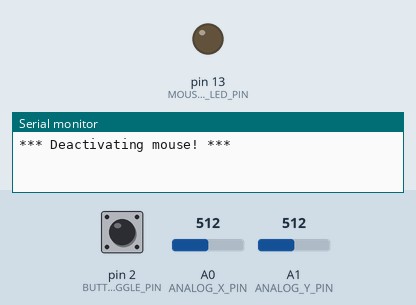
This sketch was run on a simulated Arduino Leonardo, built with avr-gcc and run on an emulated ATmega32U4. Parts: output pins drawn as LEDs (lit = HIGH), the last lines printed to the serial monitor. The test bench sets the inputs (shaded band); at power-on: pin 2 (BUTTON_MOUSE_TOGGLE_PIN) HIGH, A0 (ANALOG_X_PIN) = 512, A1 (ANALOG_Y_PIN) = 512. USB keyboard and mouse output is not drawn.

Above: at 1.2 s.
1.3 s: pin 2 (BUTTON_MOUSE_TOGGLE_PIN) pulled LOW for 0.15 s
At 1.9 s:
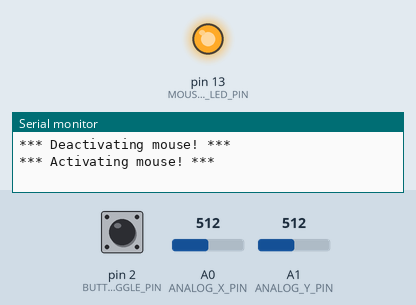
2.9 s: pin 2 (BUTTON_MOUSE_TOGGLE_PIN) pulled LOW for 1 s
At 3.5 s:
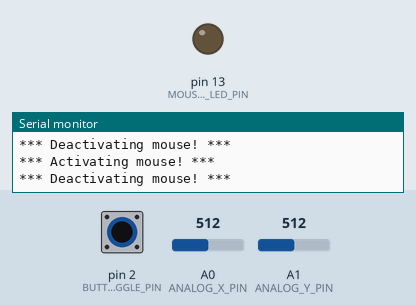
5.4 s: pin 2 (BUTTON_MOUSE_TOGGLE_PIN) pulled LOW for 3.2 s
At 6.7 s:
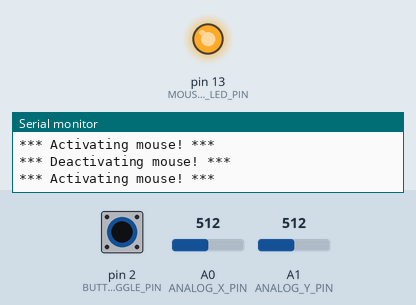
Timing chart, 0 to 8.4 s (numbered marks = the images above; inputs shaded):
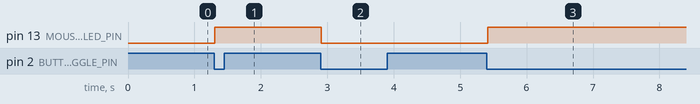

Measured:
- after the input at 1.3 s, pin 13 (MOUSE_ON_LED_PIN): LOW → HIGH at once
- after the input at 2.9 s, pin 13 (MOUSE_ON_LED_PIN): HIGH → LOW at once
- after the input at 5.4 s, pin 13 (MOUSE_ON_LED_PIN): LOW → HIGH at once

The sketch:

AnalogMouseController.ino
```cpp
/* Converts analog input on A0 and A1 to control the x and y movements of the mouse
 * The mouse starts in off mode. You can enable it by pressing a toggle button hooked
 * up to pin 2 (with a pull-up configuration).
 *
 * Run this sketch on your Arduino and then play around with the p5js drawing sketch:
 * https://editor.p5js.org/jonfroehlich/sketches/MSGdVYUle
 *
 * This sketch will work with any 32u4- or SAMD-based boards like the Arduino
 * Leondardo, Esplora, Zero, Due, which can appear as a native mouse and/or keyboard
 * when connected to the computer via USB.
 *
 * TODO:
 *  - Add in support for mouse wheel
 *
 * By Jon Froehlich
 * @jonfroehlich
 * http://makeabilitylab.io
 */
#include <Mouse.h> // https://www.arduino.cc/reference/en/language/functions/usb/mouse/

// Analog in pins
const int ANALOG_X_PIN = A0;
const int ANALOG_Y_PIN = A1;
const int MAX_ANALOG_VAL = 1023;
const int ANALOG_CENTER_VALUE = int(MAX_ANALOG_VAL / 2);
const int JOYSTICK_MOVEMENT_THRESHOLD = 10;

// Sets the overall mouse sensitivity based on analog values
// a higher value will move the mouse more with
const int MAX_MOUSE_MOVE_VAL = 30;

// Digital I/O pins
const int BUTTON_MOUSE_TOGGLE_PIN = 2;
const int MOUSE_ON_LED_PIN = 13;

const boolean isDebugModeOn = false;

boolean isMouseActive = false;
int prevMouseToggleVal = HIGH;

void setup() {
  pinMode(BUTTON_MOUSE_TOGGLE_PIN, INPUT_PULLUP);
  pinMode(MOUSE_ON_LED_PIN, OUTPUT);

  // Turn on serial for debugging
  Serial.begin(9600);

  // Start with the mouse off
  activateMouse(false);
}

void activateMouse(boolean turnMouseOn){
  if(turnMouseOn){
    Serial.println("*** Activating mouse! ***");
    digitalWrite(MOUSE_ON_LED_PIN, HIGH);
    Mouse.begin();
  }else{
    Serial.println("*** Deactivating mouse! ***");
    digitalWrite(MOUSE_ON_LED_PIN, LOW);
    Mouse.end();
  }

  isMouseActive = turnMouseOn;
}

void loop() {

  // Check mouse toggle button. Activate/deactivate mouse accordingly
  int mouseToggleVal = digitalRead(BUTTON_MOUSE_TOGGLE_PIN);
  if(mouseToggleVal != prevMouseToggleVal){
    if(mouseToggleVal == LOW){ // button pressed
      activateMouse(!isMouseActive);
    }
  }

  // Move mouse based on analog input values on analog input
  if(isMouseActive){
    int analogX = analogRead(ANALOG_X_PIN);
    int analogY = analogRead(ANALOG_Y_PIN);

    // There are many ways that you may want to convert the incoming
    // analog values to mouse movement. This is just one way
    int yDistFromCenter = analogX - ANALOG_CENTER_VALUE;
    int xDistFromCenter = analogY - ANALOG_CENTER_VALUE;
    int yMouse = 0, xMouse = 0;

    if(abs(xDistFromCenter) > JOYSTICK_MOVEMENT_THRESHOLD){
      xMouse = map(analogX, 0, MAX_ANALOG_VAL, -MAX_MOUSE_MOVE_VAL, MAX_MOUSE_MOVE_VAL);
    }

    if(abs(yDistFromCenter) > JOYSTICK_MOVEMENT_THRESHOLD){
      yMouse = map(analogY, 0, MAX_ANALOG_VAL, MAX_MOUSE_MOVE_VAL, -MAX_MOUSE_MOVE_VAL);
    }

    Mouse.move(xMouse, yMouse, 0);

    if(isDebugModeOn){
      // print values to serial if we are in debug mode
      Serial.print("xMouse");
      Serial.print(xMouse);
      Serial.print(", yMouse");
      Serial.println(yMouse);
    }
  }

  delay(50);
  prevMouseToggleVal = mouseToggleVal;
}
```
